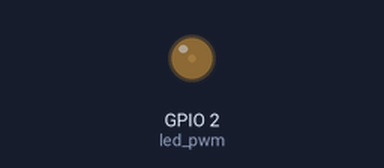
Recording of a program running on a simulated ESP32 board running MicroPython. On the bench: output pins drawn as LEDs (lit = HIGH). What the program prints to the serial console is not drawn. At 27.0 s the program stops and its outputs stay as they are.

Above: at 0.15 s.
At 2.1 s:
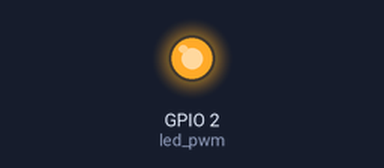
At 10.89 s:
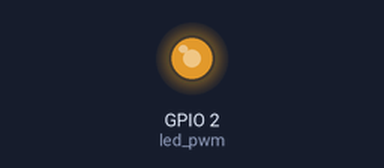
At 20.35 s:
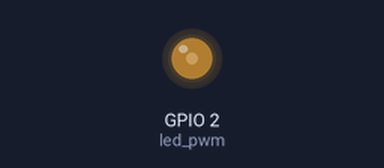
Timing chart, 0 to 28.4 s (numbered marks = the images above):
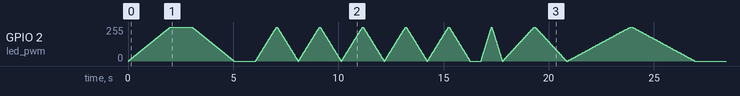

The program:

02_pwm_led_fade.py
```python
# ==============================================================================
# 02_pwm_led_fade.py - Smooth LED Fading Effect
# ==============================================================================
# เอฟเฟกต์ LED ค่อยๆ สว่าง-ดับ อย่างนุ่มนวล
# Smooth LED fade in and fade out effect
#
# หลักการ (Principle):
#   เปลี่ยนค่า duty cycle ทีละน้อยอย่างต่อเนื่อง
#   Change duty cycle gradually and continuously
#
# ความสัมพันธ์ระหว่าง Duty Cycle กับความสว่างที่ตาเห็น:
# Relationship between Duty Cycle and Perceived Brightness:
#
#   ตามันุษย์ไม่รับรู้แสงแบบเชิงเส้น (linear)
#   Human eyes don't perceive light linearly
#
#   ถ้าเพิ่ม duty แบบเส้นตรง:
#   If we increase duty linearly:
#   - 0->50%: ดูเหมือนสว่างขึ้นเร็วมาก (seems to brighten quickly)
#   - 50->100%: ดูเหมือนสว่างเพิ่มขึ้นน้อย (seems to barely change)
#
#   แผนภาพ (Diagram):
#
#   Perceived    |          .----- Linear (เชิงเส้น)
#   Brightness   |        .'
#   ความสว่าง    |      .'
#   ที่รับรู้    |    .'
#                | .'
#                |______________ Duty Cycle
#                0%            100%
#
#   เพื่อให้ดูนุ่มนวล อาจใช้ exponential curve แต่ในตัวอย่างนี้ใช้ linear ก่อน
#   For smoother effect, we could use exponential, but this example uses linear
#
# Chemistry Context (บริบทเคมี):
#   - การเปลี่ยนความเร็วปั๊มอย่างนุ่มนวลช่วยควบคุม titration ได้ดีขึ้น
#   - Smooth pump speed changes help control titration better
#   - เมื่อใกล้จุดสมมูล ลดความเร็วปั๊มให้ช้าลงทีละน้อย
#   - When approaching equivalence point, gradually slow down the pump
#
# ==============================================================================

from machine import Pin, PWM
import time

# GPIO Pin สำหรับ LED แดง (GPIO Pin for Red LED)
LED_RED = 2

# ==============================================================================
# ส่วนที่ 1: ตั้งค่า PWM (PWM Setup)
# ==============================================================================

print("=" * 50)
print("PWM LED Fade Effect Demo")
print("สาธิตเอฟเฟกต์ LED Fade (ค่อยๆ สว่าง-ดับ)")
print("=" * 50)

# สร้าง PWM object (Create PWM object)
led_pwm = PWM(Pin(LED_RED))
led_pwm.freq(1000)  # ความถี่ 1000 Hz (1000 Hz frequency)

print(f"LED Pin: GPIO{LED_RED}")
print(f"PWM Frequency: {led_pwm.freq()} Hz")
print()

# ==============================================================================
# ส่วนที่ 2: ฟังก์ชัน Fade (Fade Functions)
# ==============================================================================

def fade_in(pwm, duration_ms=1000, steps=50):
    """
    ค่อยๆ สว่างขึ้น (Gradually brighten)

    Args:
        pwm: PWM object
        duration_ms (int): ระยะเวลาทั้งหมด (total duration in ms)
        steps (int): จำนวนขั้นตอน (number of steps)
    """
    step_delay = duration_ms / steps
    duty_step = 1023 / steps

    for i in range(steps + 1):
        duty = int(i * duty_step)
        pwm.duty(duty)
        time.sleep_ms(int(step_delay))


def fade_out(pwm, duration_ms=1000, steps=50):
    """
    ค่อยๆ ดับลง (Gradually dim)

    Args:
        pwm: PWM object
        duration_ms (int): ระยะเวลาทั้งหมด (total duration in ms)
        steps (int): จำนวนขั้นตอน (number of steps)
    """
    step_delay = duration_ms / steps
    duty_step = 1023 / steps

    for i in range(steps, -1, -1):
        duty = int(i * duty_step)
        pwm.duty(duty)
        time.sleep_ms(int(step_delay))


def breathe(pwm, cycles=3, period_ms=2000):
    """
    เอฟเฟกต์หายใจ - สว่างขึ้นแล้วดับลงสลับกัน
    Breathing effect - fade in then fade out repeatedly

    Args:
        pwm: PWM object
        cycles (int): จำนวนรอบ (number of cycles)
        period_ms (int): ระยะเวลาต่อรอบ (period per cycle in ms)
    """
    half_period = period_ms // 2

    for cycle in range(cycles):
        print(f"  Breath {cycle + 1}/{cycles}")
        fade_in(pwm, half_period)
        fade_out(pwm, half_period)


# ==============================================================================
# ส่วนที่ 3: การทดสอบ (Testing)
# ==============================================================================

try:
    # ทดสอบ Fade In (Test Fade In)
    print("--- ทดสอบ Fade In (Testing Fade In) ---")
    print("LED จะค่อยๆ สว่างขึ้น (LED will gradually brighten)")
    fade_in(led_pwm, duration_ms=2000, steps=100)
    print("Fade In เสร็จสิ้น (Fade In complete)")
    time.sleep(1)

    # ทดสอบ Fade Out (Test Fade Out)
    print("\n--- ทดสอบ Fade Out (Testing Fade Out) ---")
    print("LED จะค่อยๆ ดับลง (LED will gradually dim)")
    fade_out(led_pwm, duration_ms=2000, steps=100)
    print("Fade Out เสร็จสิ้น (Fade Out complete)")
    time.sleep(1)

    # ทดสอบ Breathing Effect (Test Breathing Effect)
    print("\n--- ทดสอบ Breathing Effect (Testing Breathing Effect) ---")
    print("เอฟเฟกต์หายใจ 5 รอบ (5 breathing cycles)")
    breathe(led_pwm, cycles=5, period_ms=2000)
    print("Breathing effect เสร็จสิ้น (complete)")
    time.sleep(0.5)

    # สาธิต: ความเร็ว Fade ต่างกัน (Demo: Different Fade Speeds)
    print("\n--- เปรียบเทียบความเร็ว Fade (Comparing Fade Speeds) ---")

    speeds = [
        (500,  "เร็ว (Fast)"),
        (1500, "ปานกลาง (Medium)"),
        (3000, "ช้า (Slow)")
    ]

    for duration, description in speeds:
        print(f"\n  Fade speed: {description} ({duration} ms)")
        fade_in(led_pwm, duration_ms=duration, steps=50)
        fade_out(led_pwm, duration_ms=duration, steps=50)

    print("\n" + "=" * 50)
    print("สรุป (Summary):")
    print("  - Fade effect = เปลี่ยน duty cycle ทีละน้อย")
    print("  - steps มาก = นุ่มนวลกว่า แต่ใช้เวลานานกว่า")
    print("  - Chemistry: ใช้หลักการนี้ควบคุมปั๊มแบบ smooth")
    print("=" * 50)

except KeyboardInterrupt:
    print("\n\nหยุดโปรแกรม (Program stopped by user)")

finally:
    # ทำความสะอาด PWM (Cleanup PWM)
    # สำคัญ: ต้องทำเสมอเมื่อจบการใช้งาน PWM
    # Important: Always do this when done with PWM
    led_pwm.duty(0)     # ปิด LED (Turn off LED)
    led_pwm.deinit()    # คืนทรัพยากร (Release resources)
    print("PWM cleanup completed / ทำความสะอาด PWM เรียบร้อย")
```
